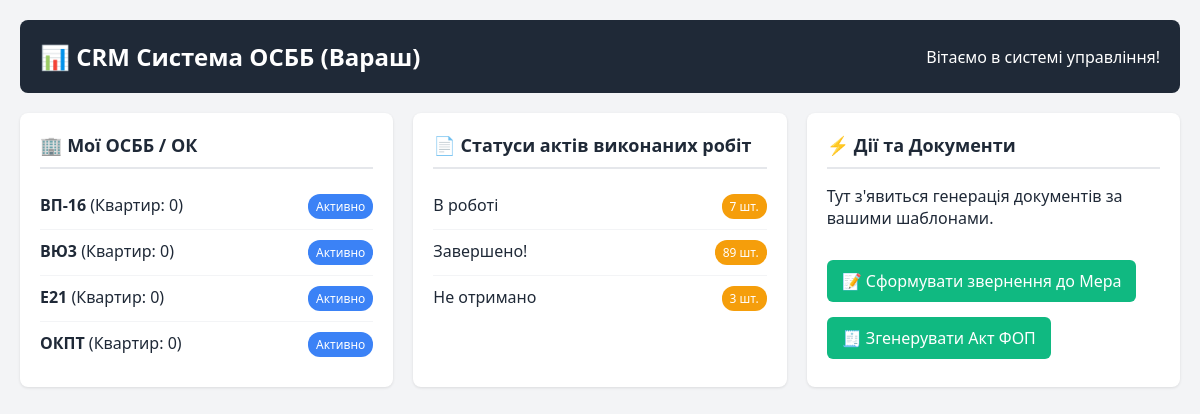
The page / on the database its author committed.
### tables this page shows
CREATE TABLE organizations (
                id INTEGER PRIMARY KEY AUTOINCREMENT,
                branch_id INTEGER NOT NULL REFERENCES branches(id),
                name TEXT NOT NULL UNIQUE,
                kind TEXT NOT NULL DEFAULT 'osbb' CHECK(kind IN ('osbb','cooperative','fop')),
                active INTEGER NOT NULL DEFAULT 1,
                apartment_count INTEGER NOT NULL DEFAULT 0,
                meters_enabled INTEGER NOT NULL DEFAULT 1,
                resident_code TEXT,
                leadership_code TEXT,
                created_at TEXT NOT NULL DEFAULT CURRENT_TIMESTAMP
            );

### web_app.py (the view)
@app.get("/", response_class=HTMLResponse)
async def dashboard(request: Request):
    organizations = await db_layer.db_fetch_all("SELECT id, name, apartment_count FROM organizations WHERE active=1 ORDER BY name")
    acts = await db_layer.db_fetch_all("SELECT status, count(id) as count FROM acts GROUP BY status")
    return templates.TemplateResponse(
        "dashboard.html",
        {
            "request": request,
            "organizations": organizations,
            "acts": acts
        }
    )

### templates/dashboard.html (shortened to what this page needs)
<!DOCTYPE html>
<html lang="uk">
<head>
</head>
<body>
    <div class="header">
        <h1>📊 CRM Система ОСББ (Вараш)</h1>
        <span>Вітаємо в системі управління!</span>
    </div>
    <div class="grid">
        <div class="card">
            <h2>🏢 Мої ОСББ / ОК</h2>
            <ul>
                {% for org in organizations %}
                    <li>
                        <span><b>{{ org.name }}</b> (Квартир: {{ org.apartment_count }})</span>
                        <span class="badge">Активно</span>
                    </li>
                {% else %}
                    <li>Організації ще не додані. Створіть їх через бота.</li>
                {% endfor %}
            </ul>
        </div>
        <div class="card">
            <h2>📄 Статуси актів виконаних робіт</h2>
            <ul>
                {% for act in acts %}
                    <li>
                        <span>{{ act.status }}</span>
                        <span class="badge" style="background-color: #f59e0b;">{{ act.count }} шт.</span>
                    </li>
                {% else %}
                    <li>Актів у базі поки немає.</li>
                {% endfor %}
            </ul>
        </div>
        <div class="card">
            <h2>⚡ Дії та Документи</h2>
            <p>Тут з'явиться генерація документів за вашими шаблонами.</p>
            <a href="#" class="btn">📝 Сформувати звернення до Мера</a>
            <a href="#" class="btn">🧾 Згенерувати Акт ФОП</a>
        </div>
    </div>
</body>
</html>

### templates/dashboard.html (style rules this page uses)
body { font-family: 'Segoe UI', Tahoma, Geneva, Verdana, sans-serif; background-color: #f3f4f6; color: #1f2937; margin: 0; padding: 20px; }
.header { background-color: #1f2937; color: white; padding: 20px; border-radius: 8px; margin-bottom: 20px; display: flex; justify-content: space-between; align-items: center; }
.header h1 { margin: 0; font-size: 24px; }
.grid { display: grid; grid-template-columns: repeat(auto-fit, minmax(300px, 1fr)); gap: 20px; }
.card { background: white; padding: 20px; border-radius: 8px; box-shadow: 0 1px 3px rgba(0,0,0,0.1); }
.card h2 { margin-top: 0; font-size: 18px; border-bottom: 2px solid #e5e7eb; padding-bottom: 10px; }
ul { list-style: none; padding: 0; margin: 0; }
li { padding: 10px 0; border-bottom: 1px solid #f3f4f6; display: flex; justify-content: space-between; }
li:last-child { border-bottom: none; }
.badge { background: #3b82f6; color: white; padding: 4px 8px; border-radius: 12px; font-size: 12px; }
.btn { background: #10b981; color: white; padding: 10px 15px; text-decoration: none; border-radius: 6px; display: inline-block; margin-top: 15px; }

### rows shown on the page
organizations: name "ВП-16", apartment_count "0"
organizations: name "ВЮ3", apartment_count "0"
organizations: name "Е21", apartment_count "0"
organizations: name "ОКПТ", apartment_count "0"

### other values the page prints
{{ act.status }} "В роботі" "Завершено!" "Не отримано"
{{ act.count }} "7" "89" "3"
